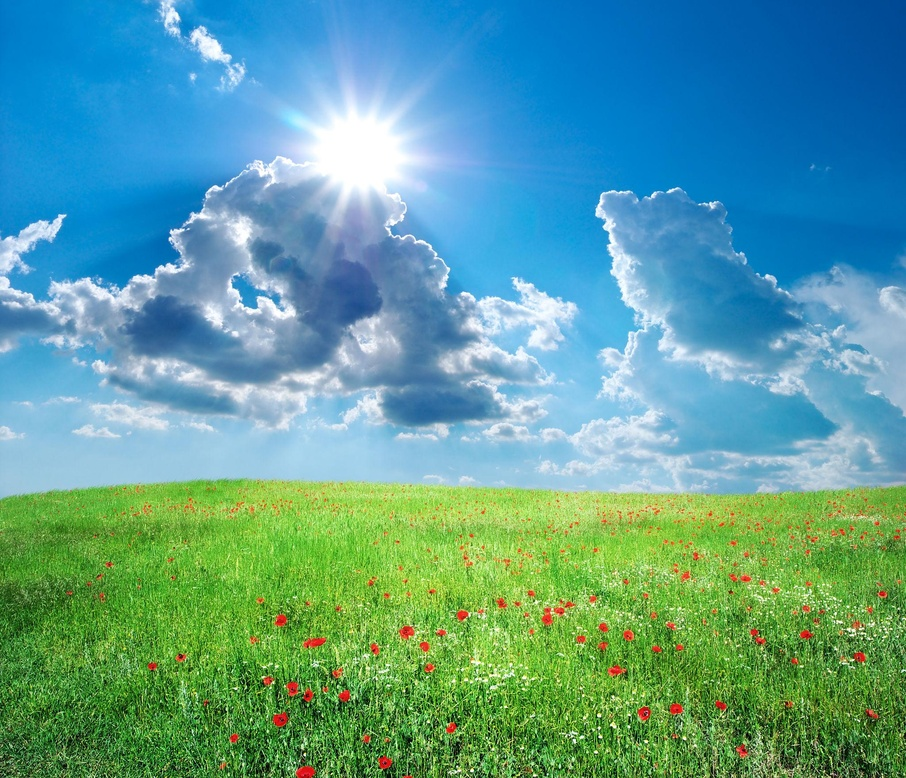
#> input picture images/original.jpg, 906 x 778 px, shrunk from 2048 x 1759 before the run
$ python lesson9-3.py
#> lines starting #> are read from the running program, lines starting #| are printed output that depends on the picture
import cv2
import matplotlib.pyplot as plt

# Resmi oku
image = cv2.imread("../images/original.jpg")
#> image is the input picture: shape (778, 906, 3); mean B, G, R 151.8, 158.3, 92.3

# Median Filter
median = cv2.medianBlur(image, 7)
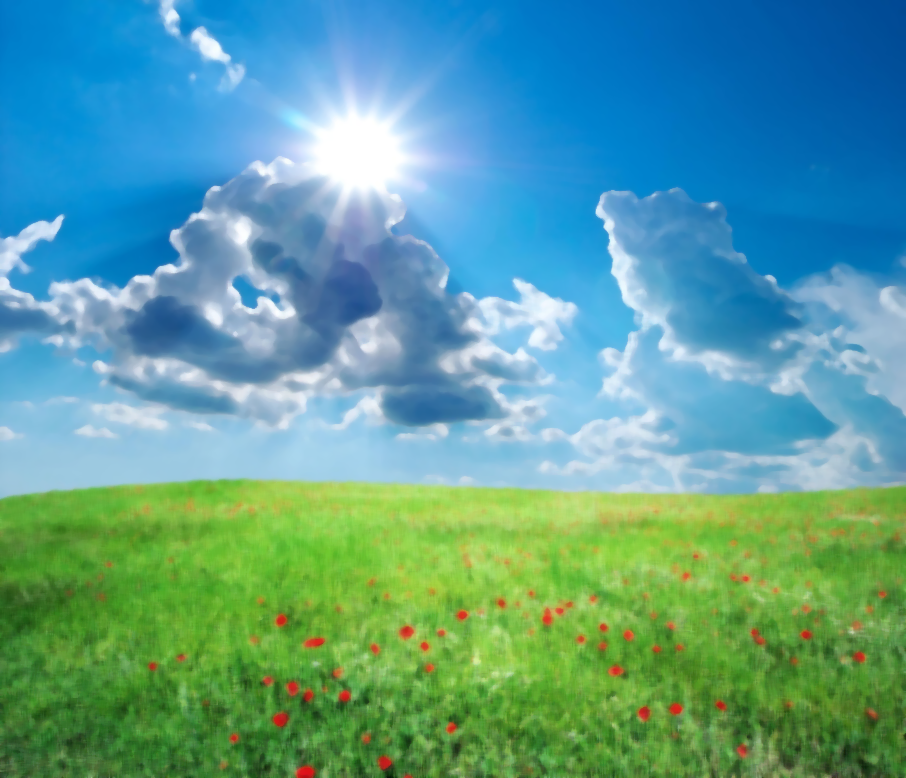
#> median: shape (778, 906, 3); mean B, G, R 151, 158, 91.5

# Kaydet
cv2.imwrite("../outputs/median.jpg", median)

# Karşılaştır
plt.figure(figsize=(10,5))

plt.subplot(1,2,1)
plt.imshow(cv2.cvtColor(image, cv2.COLOR_BGR2RGB))
plt.title("Original")
plt.axis("off")

plt.subplot(1,2,2)
plt.imshow(cv2.cvtColor(median, cv2.COLOR_BGR2RGB))
plt.title("Median Filter")
plt.axis("off")

plt.tight_layout()
plt.show()
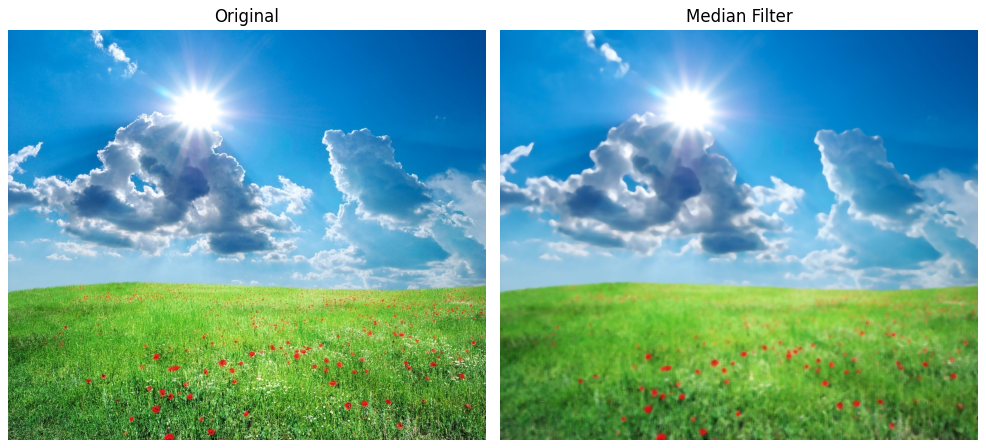
#> figure drawn by matplotlib, 2 panels
